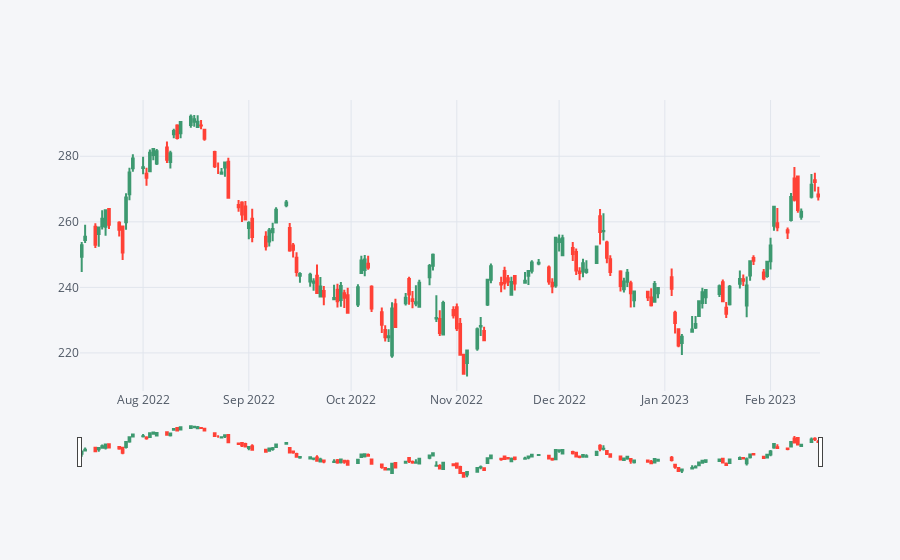

This figure's notebook cell:
### Markdown cell above
## Velas con Cufflinks

### Code cell
import cufflinks as cf

cf.set_config_file(theme='pearl',sharing='public',offline=True)
df2.iplot(kind="candle",
                          keys=["Open", "High", "Low", "Close"],
                          rangeslider=True
                          )

### Figure 1 — Plotly figure (JSON) as saved in the notebook; plotly's stock layout.template omitted (floating-point values rounded to 4 significant figures; data arrays with more than 128 entries replaced by an {"elided": "..."} marker saying what was removed)
{"data": [{"close": {"elided": "150 float values"}, "high": {"elided": "150 float values"}, "low": {"elided": "150 float values"}, "open": {"elided": "150 float values"}, "showlegend": false, "type": "candlestick", "x": {"elided": "150 str values"}, "yaxis": "y2"}], "layout": {"autosize": true, "legend": {"bgcolor": "#F5F6F9", "font": {"color": "#4D5663"}}, "paper_bgcolor": "#F5F6F9", "plot_bgcolor": "#F5F6F9", "title": {"font": {"color": "#4D5663"}}, "xaxis": {"autorange": true, "gridcolor": "#E1E5ED", "range": ["2022-07-13 12:00", "2023-02-15 12:00"], "rangeslider": {"autorange": true, "range": ["2022-07-13 12:00", "2023-02-15 12:00"], "visible": true, "yaxis2": {"_template": null, "rangemode": "match"}}, "showgrid": true, "tickfont": {"color": "#4D5663"}, "title": {"font": {"color": "#4D5663"}, "text": ""}, "type": "date", "zerolinecolor": "#E1E5ED"}, "yaxis": {"gridcolor": "#E1E5ED", "showgrid": true, "showticklabels": false, "tickfont": {"color": "#4D5663"}, "title": {"font": {"color": "#4D5663"}, "text": ""}, "zerolinecolor": "#E1E5ED"}, "yaxis2": {"autorange": true, "gridcolor": "#E1E5ED", "range": [208.4, 297.2], "showgrid": true, "tickfont": {"color": "#4D5663"}, "title": {"font": {"color": "#4D5663"}, "text": ""}, "zerolinecolor": "#E1E5ED"}}}
